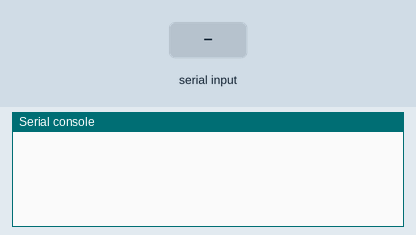
The program below on a simulated ESP32 board running MicroPython. On the bench: the last lines printed to the serial console. Inputs (shaded band) come from the test bench. The clock reads 2024-03-15 10:24:30 at power-on unless the program sets it.

Above: at 1.2 s.
1.3 s: "1\n" received over the second serial link
At 2.7 s:
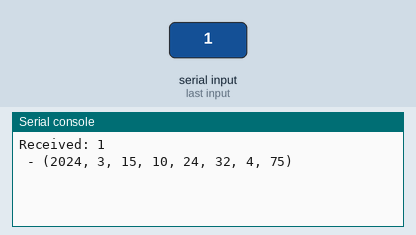
3.5 s: "0\n" received over the second serial link
At 4.8 s:
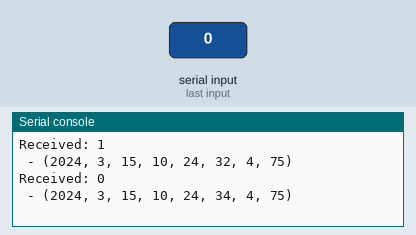
5.0 s: "2\n" received over the second serial link
At 6.2 s:
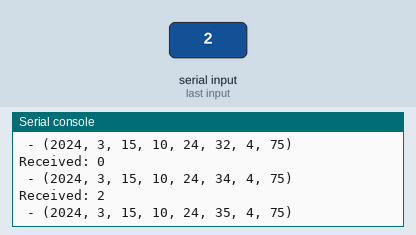

Measured:
- after the input at 1.3 s, the serial console: prints a new line after 0.70 s (image 1)
- after the input at 3.5 s, the serial console: prints a new line after 0.50 s (image 2)
- after the input at 5.0 s, the serial console: prints a new line at once (image 3)

The program:

snr.py
```python
""" Simple Send and Receive """

import time
import machine

from uart_conf import uart, me

while True:

    time.sleep(.5)
    uart.write(f"hello from {me}".encode())

    time.sleep(.5)
    rx_data = uart.readline()

    if rx_data:
        try:
            print(f"Received: {rx_data.decode()} - {time.localtime()}")
        except UnicodeError:
            print(f"Received: {rx_data.hex()} - {time.localtime()}")
```

uart_conf.py
```python
import machine
import time

# Configure ESP32 pins (replace with actual pins you're using)
tx_pin = 13
rx_pin = 14

uart = machine.UART(2, baudrate=9600, tx=tx_pin, rx=rx_pin)
# Your Device's 'name'
me="esp-XXX"
```
